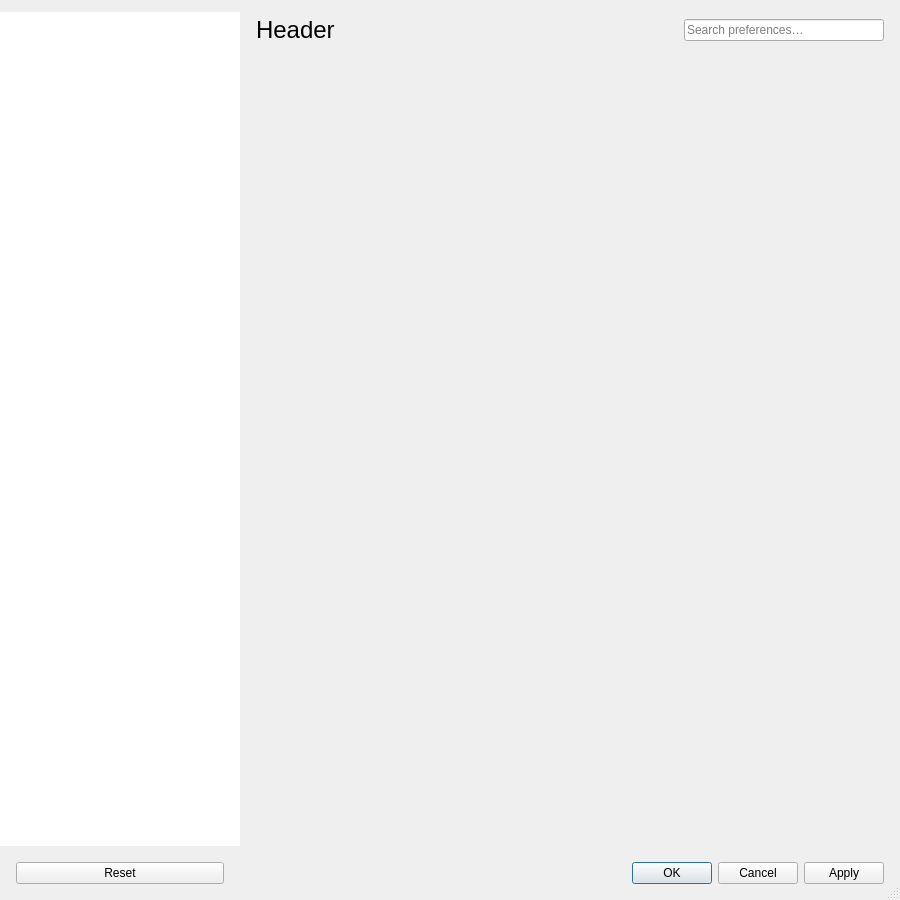
<?xml version="1.0" encoding="UTF-8"?>
<ui version="4.0">
 <class>Gui::Dialog::DlgPreferences</class>
 <widget class="QDialog" name="Gui::Dialog::DlgPreferences">
  <property name="geometry">
   <rect>
    <x>0</x>
    <y>0</y>
    <width>900</width>
    <height>900</height>
   </rect>
  </property>
  <property name="minimumSize">
   <size>
    <width>600</width>
    <height>500</height>
   </size>
  </property>
  <property name="windowTitle">
   <string>Preferences</string>
  </property>
  <property name="styleSheet">
   <string notr="true"/>
  </property>
  <property name="sizeGripEnabled">
   <bool>true</bool>
  </property>
  <property name="modal">
   <bool>true</bool>
  </property>
  <layout class="QGridLayout">
   <property name="leftMargin">
    <number>0</number>
   </property>
   <property name="topMargin">
    <number>0</number>
   </property>
   <property name="rightMargin">
    <number>0</number>
   </property>
   <property name="bottomMargin">
    <number>0</number>
   </property>
   <property name="spacing">
    <number>6</number>
   </property>
   <item row="1" column="0">
    <layout class="QHBoxLayout" name="horizontalLayout">
     <property name="spacing">
      <number>0</number>
     </property>
     <item>
      <widget class="QFrame" name="sidebar">
       <property name="sizePolicy">
        <sizepolicy hsizetype="Expanding" vsizetype="Preferred">
         <horstretch>0</horstretch>
         <verstretch>0</verstretch>
        </sizepolicy>
       </property>
       <property name="minimumSize">
        <size>
         <width>180</width>
         <height>0</height>
        </size>
       </property>
       <property name="maximumSize">
        <size>
         <width>240</width>
         <height>16777215</height>
        </size>
       </property>
       <property name="autoFillBackground">
        <bool>false</bool>
       </property>
       <property name="frameShape">
        <enum>QFrame::Shape::NoFrame</enum>
       </property>
       <property name="frameShadow">
        <enum>QFrame::Shadow::Raised</enum>
       </property>
       <property name="lineWidth">
        <number>0</number>
       </property>
       <layout class="QVBoxLayout" name="verticalLayout_4">
        <property name="spacing">
         <number>0</number>
        </property>
        <property name="leftMargin">
         <number>0</number>
        </property>
        <property name="topMargin">
         <number>12</number>
        </property>
        <property name="rightMargin">
         <number>0</number>
        </property>
        <property name="bottomMargin">
         <number>0</number>
        </property>
        <item>
         <widget class="QTreeView" name="groupsTreeView">
          <property name="contextMenuPolicy">
           <enum>Qt::ContextMenuPolicy::NoContextMenu</enum>
          </property>
          <property name="autoFillBackground">
           <bool>false</bool>
          </property>
          <property name="frameShape">
           <enum>QFrame::Shape::NoFrame</enum>
          </property>
          <property name="lineWidth">
           <number>0</number>
          </property>
          <property name="autoScroll">
           <bool>false</bool>
          </property>
          <property name="iconSize">
           <size>
            <width>24</width>
            <height>24</height>
           </size>
          </property>
          <attribute name="headerVisible">
           <bool>false</bool>
          </attribute>
         </widget>
        </item>
        <item>
         <layout class="QVBoxLayout" name="actions">
          <property name="spacing">
           <number>8</number>
          </property>
          <property name="leftMargin">
           <number>16</number>
          </property>
          <property name="topMargin">
           <number>16</number>
          </property>
          <property name="rightMargin">
           <number>16</number>
          </property>
          <property name="bottomMargin">
           <number>16</number>
          </property>
          <item>
           <widget class="QPushButton" name="buttonReset">
            <property name="sizePolicy">
             <sizepolicy hsizetype="Expanding" vsizetype="Fixed">
              <horstretch>1</horstretch>
              <verstretch>0</verstretch>
             </sizepolicy>
            </property>
            <property name="text">
             <string>Reset</string>
            </property>
           </widget>
          </item>
         </layout>
        </item>
       </layout>
      </widget>
     </item>
     <item>
      <widget class="QFrame" name="verticalFrame">
       <layout class="QVBoxLayout" name="content">
        <property name="spacing">
         <number>12</number>
        </property>
        <property name="leftMargin">
         <number>16</number>
        </property>
        <property name="topMargin">
         <number>16</number>
        </property>
        <property name="rightMargin">
         <number>16</number>
        </property>
        <property name="bottomMargin">
         <number>16</number>
        </property>
        <item>
         <layout class="QHBoxLayout" name="horizontalLayout_3">
          <property name="sizeConstraint">
           <enum>QLayout::SizeConstraint::SetDefaultConstraint</enum>
          </property>
          <item>
           <widget class="QLabel" name="headerLabel">
            <property name="font">
             <font>
              <pointsize>18</pointsize>
             </font>
            </property>
            <property name="text">
             <string>Header</string>
            </property>
           </widget>
          </item>
          <item>
           <spacer name="horizontalSpacer">
            <property name="orientation">
             <enum>Qt::Orientation::Horizontal</enum>
            </property>
            <property name="sizeHint" stdset="0">
             <size>
              <width>40</width>
              <height>20</height>
             </size>
            </property>
           </spacer>
          </item>
          <item>
           <layout class="QHBoxLayout" name="searchInputLayout">
            <property name="spacing">
             <number>4</number>
            </property>
            <item>
             <widget class="QLineEdit" name="searchBox">
              <property name="minimumSize">
               <size>
                <width>200</width>
                <height>0</height>
               </size>
              </property>
              <property name="maximumSize">
               <size>
                <width>200</width>
                <height>16777215</height>
               </size>
              </property>
              <property name="placeholderText">
               <string>Search preferences…</string>
              </property>
              <property name="clearButtonEnabled">
               <bool>true</bool>
              </property>
             </widget>
            </item>
           </layout>
          </item>
         </layout>
        </item>
        <item>
         <widget class="QScrollArea" name="scrollArea">
          <property name="sizePolicy">
           <sizepolicy hsizetype="Expanding" vsizetype="Expanding">
            <horstretch>0</horstretch>
            <verstretch>0</verstretch>
           </sizepolicy>
          </property>
          <property name="frameShape">
           <enum>QFrame::Shape::NoFrame</enum>
          </property>
          <property name="horizontalScrollBarPolicy">
           <enum>Qt::ScrollBarPolicy::ScrollBarAsNeeded</enum>
          </property>
          <property name="sizeAdjustPolicy">
           <enum>QAbstractScrollArea::SizeAdjustPolicy::AdjustIgnored</enum>
          </property>
          <property name="widgetResizable">
           <bool>true</bool>
          </property>
          <widget class="QWidget" name="scrollAreaWidgetContents">
           <property name="geometry">
            <rect>
             <x>0</x>
             <y>0</y>
             <width>626</width>
             <height>772</height>
            </rect>
           </property>
           <property name="sizePolicy">
            <sizepolicy hsizetype="Expanding" vsizetype="Expanding">
             <horstretch>0</horstretch>
             <verstretch>0</verstretch>
            </sizepolicy>
           </property>
           <layout class="QHBoxLayout" name="horizontalLayout_2">
            <property name="leftMargin">
             <number>0</number>
            </property>
            <property name="topMargin">
             <number>0</number>
            </property>
            <property name="rightMargin">
             <number>0</number>
            </property>
            <property name="bottomMargin">
             <number>0</number>
            </property>
            <item>
             <widget class="QStackedWidget" name="groupWidgetStack">
              <property name="sizePolicy">
               <sizepolicy hsizetype="Preferred" vsizetype="Expanding">
                <horstretch>1</horstretch>
                <verstretch>1</verstretch>
               </sizepolicy>
              </property>
             </widget>
            </item>
           </layout>
          </widget>
         </widget>
        </item>
        <item>
         <widget class="QDialogButtonBox" name="buttonBox">
          <property name="sizePolicy">
           <sizepolicy hsizetype="Expanding" vsizetype="Fixed">
            <horstretch>0</horstretch>
            <verstretch>0</verstretch>
           </sizepolicy>
          </property>
          <property name="autoFillBackground">
           <bool>false</bool>
          </property>
          <property name="standardButtons">
           <set>QDialogButtonBox::StandardButton::Apply|QDialogButtonBox::StandardButton::Cancel|QDialogButtonBox::StandardButton::Ok</set>
          </property>
          <property name="centerButtons">
           <bool>false</bool>
          </property>
         </widget>
        </item>
       </layout>
      </widget>
     </item>
    </layout>
   </item>
  </layout>
 </widget>
 <layoutdefault spacing="6" margin="11"/>
 <tabstops>
  <tabstop>groupsTreeView</tabstop>
 </tabstops>
 <resources/>
 <connections>
  <connection>
   <sender>buttonBox</sender>
   <signal>accepted()</signal>
   <receiver>Gui::Dialog::DlgPreferences</receiver>
   <slot>accept()</slot>
   <hints>
    <hint type="sourcelabel">
     <x>284</x>
     <y>432</y>
    </hint>
    <hint type="destinationlabel">
     <x>284</x>
     <y>226</y>
    </hint>
   </hints>
  </connection>
  <connection>
   <sender>buttonBox</sender>
   <signal>rejected()</signal>
   <receiver>Gui::Dialog::DlgPreferences</receiver>
   <slot>reject()</slot>
   <hints>
    <hint type="sourcelabel">
     <x>284</x>
     <y>432</y>
    </hint>
    <hint type="destinationlabel">
     <x>284</x>
     <y>226</y>
    </hint>
   </hints>
  </connection>
 </connections>
</ui>
